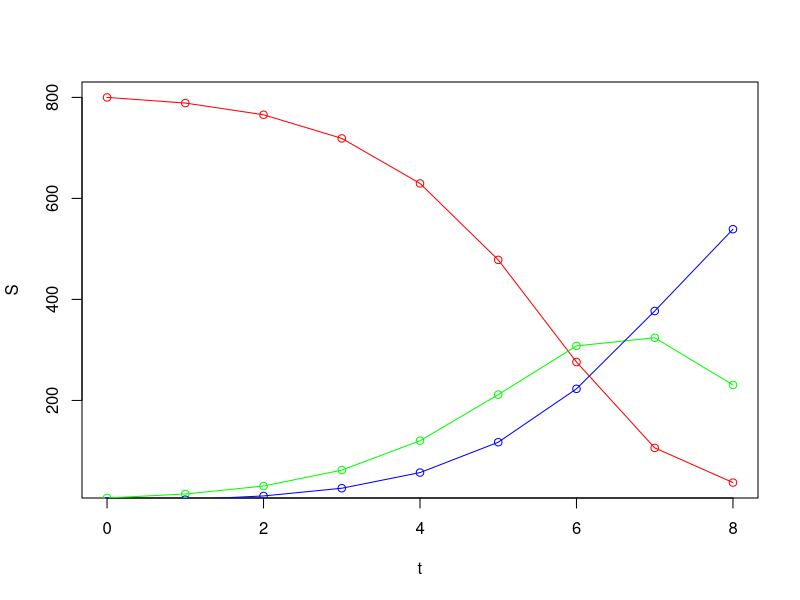

Generate this figure with R:
S <- c()
I <- c()
R <- c()

S[1] <- 800
I[1] <- 7
R[1] <- 0
delta_t <- 1

t <- seq(0, 8, by = delta_t)
beta <- 0.002
gamma <- 0.5

for (i in 1:(length(t)-1)) {
  S[i+1] = S[i] - (beta*I[i]*S[i]) * delta_t
  
  I[i+1] = I[i] + (beta*I[i]*S[i] - gamma*I[i]) * delta_t
  
  R[i+1] = R[i] + (gamma*I[i]) * delta_t
}


plot(S~t, col="red")
lines(S~t, col="red")
lines(I~t, col="green")
points(I~t, col="green")
lines(R~t, col="blue")
points(R~t, col="blue")

round(S[length(t)], 4)
round(I[length(t)], 4)
round(R[length(t)], 4)
